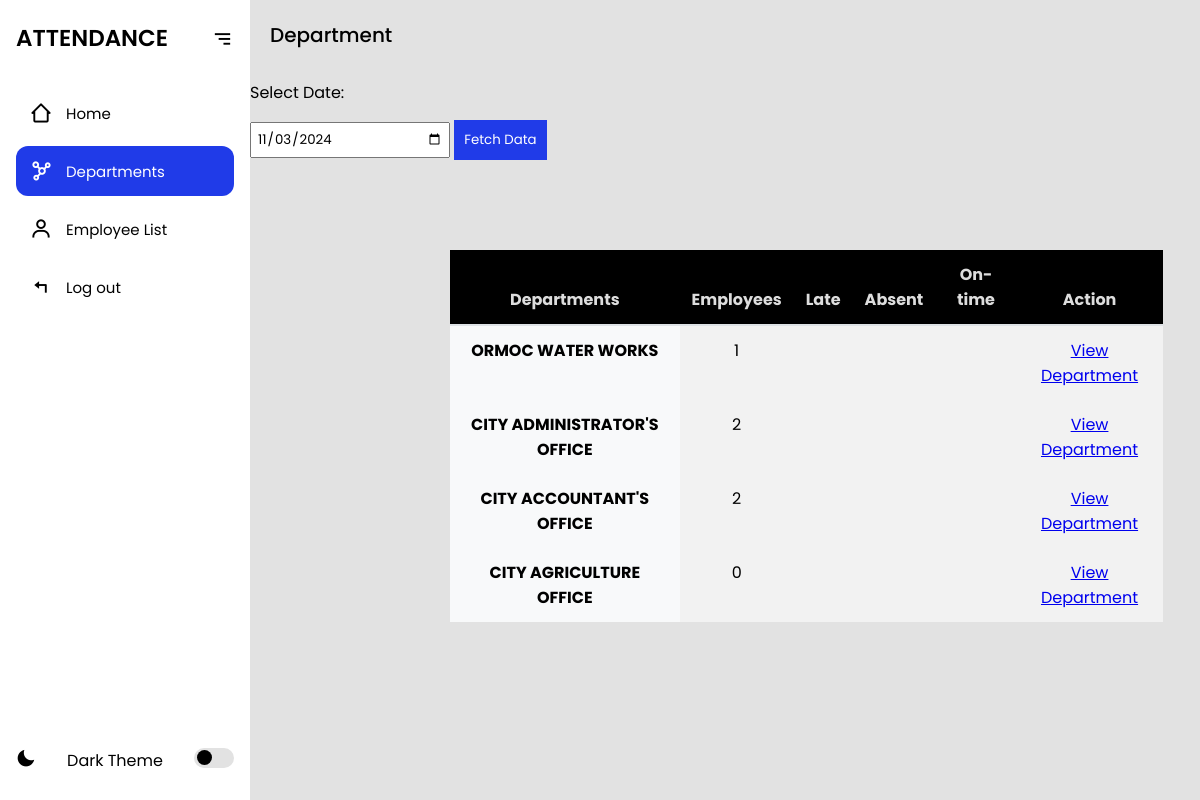
The app's page /departments/ (signed in) with its own data.
### myapp/models.py (models this page shows, shortened)
class Department(models.Model):
    name = models.CharField(max_length=100)

### myapp/views.py (the view)
# urls.py: path('departments/', views.departments, name='departments'),
@login_required
def departments(request):
    selected_date = get_selected_date(request)
    departments = Department.objects.annotate(
        late_count=Count('employees', filter=Q(employees__attendance__arrival_status='late', employees__attendance__date=selected_date)),
        absent_count=Count('employees', filter=Q(employees__attendance__arrival_status='absent', employees__attendance__date=selected_date)),
        on_time_count=Count('employees', filter=Q(employees__attendance__arrival_status='ontime', employees__attendance__date=selected_date))
    )
    context = {
        "departments": departments,
        "default_date": selected_date,
    }
    return render(request, 'departments.html', context)

### myapp/views.py (called while the page is built)
def get_selected_date(request):
    date_str = request.GET.get('date', timezone.now().date().isoformat())
    return timezone.datetime.fromisoformat(date_str).date()

### myapp/templates/departments.html (shortened to what this page needs)
{% extends 'index.html' %}
{% block content %}
<section class="home">
    <p>Department</p>
    <form method="get" action="{% url 'departments' %}">
        <div>
            <label for="date">Select Date:</label>
            <input type="date" id="date" name="date" class="date-input" value="{{ default_date }}">
            <button type="submit">Fetch Data</button>
        </div>
    </form>
    <table class="table">
        <thead>
            <tr>
                <th scope="col">Departments</th>
                <th scope="col">Employees</th>
                <th scope="col">Late</th>
                <th scope="col">Absent</th>
                <th scope="col">On-time</th>
                <th scope="col">Action</th>
            </tr>
        </thead>
        <tbody>
            {% for department in departments %}
            <tr>
                <th scope="row">{{ department.name }}</th>
                <td>{{ department.employees.count }}</td>
                <td>{% if department.late_count > 0 %}{{ department.late_count }}{% else %} {% endif %}</td>
                <td>{% if department.absent_count > 0 %}{{ department.absent_count }}{% else %} {% endif %}</td>
                <td>{% if department.on_time_count > 0 %}{{ department.on_time_count }}{% else %} {% endif %}</td>
                <td>
                    <a href="{% url 'viewdepartment' department.id %}?date={{ default_date|date:'Y-m-d' }}">View Department</a>
                </td>
            </tr>
            {% empty %}
            <tr>
                <td colspan="6">No departments available</td>
            </tr>
            {% endfor %}
        </tbody>
    </table>
</section>
{% endblock %}

### myapp/static/css/styles.css (style rules this page uses)
* { margin: 0; padding: 0; box-sizing: border-box; font-family: "Poppins", sans-serif; --color-hover: rgb(32, 59, 232); --transition: all 0.2s ease; }
:root { --color-white: #fff; --color-black: #000; --color-bg: #e2e2e2; }
.home { position: relative; top: 0; left: 78px; width: calc(100% - 78px); min-height: 100vh; background: var(--color-bg); z-index: 6; transition: var(--transition); }
.sidebar.expand ~ .home { left: 250px; width: calc(100% - 250px); transition: var(--transition); }
.home p { font-size: 20px; font-weight: 500; color: var(--color-black); display: inline-block; margin: 20px; white-space: nowrap; }
label { display: block; margin-top: 10px; }
input, select { width: 100%; padding: 8px; margin-top: 5px; }
button { margin-top: 15px; padding: 10px; background-color: rgb(32, 59, 232); color: white; border: none; cursor: pointer; }
.table { width: 75%; max-width: 100%; margin-bottom: 1rem; background-color: transparent; border-collapse: collapse; margin-left: 200px; margin-top: 90px; }
.table th, .table td { padding: 0.75rem; vertical-align: top; border: px solid #000000; }
.table thead th { vertical-align: bottom; border-bottom: 2px solid #dee2e6; background-color: #000000; text-align: left; color: #ddd; text-align: center; }
.table th { font-weight: bold; background-color: #f8f9fa; }
.table tr:nth-child(even) { background-color: #f2f2f2; }
.table tr:nth-child(odd) { background-color: #f2f2f2; }
.table td { text-align: center; }
.table th[scope="row"] { background-color: #f8f9fa; text-align: center; }

### myapp/templates/departments.html (style rules this page uses)
.date-input { width: 200px; padding: 5px; margin-top: 10px; }

### records on screen
Department: name "ORMOC WATER WORKS", employees.count "1"
Department: name "CITY ADMINISTRATOR'S OFFICE", employees.count "2"
Department: name "CITY ACCOUNTANT'S OFFICE", employees.count "2"
Department: name "CITY AGRICULTURE OFFICE", employees.count "0"
